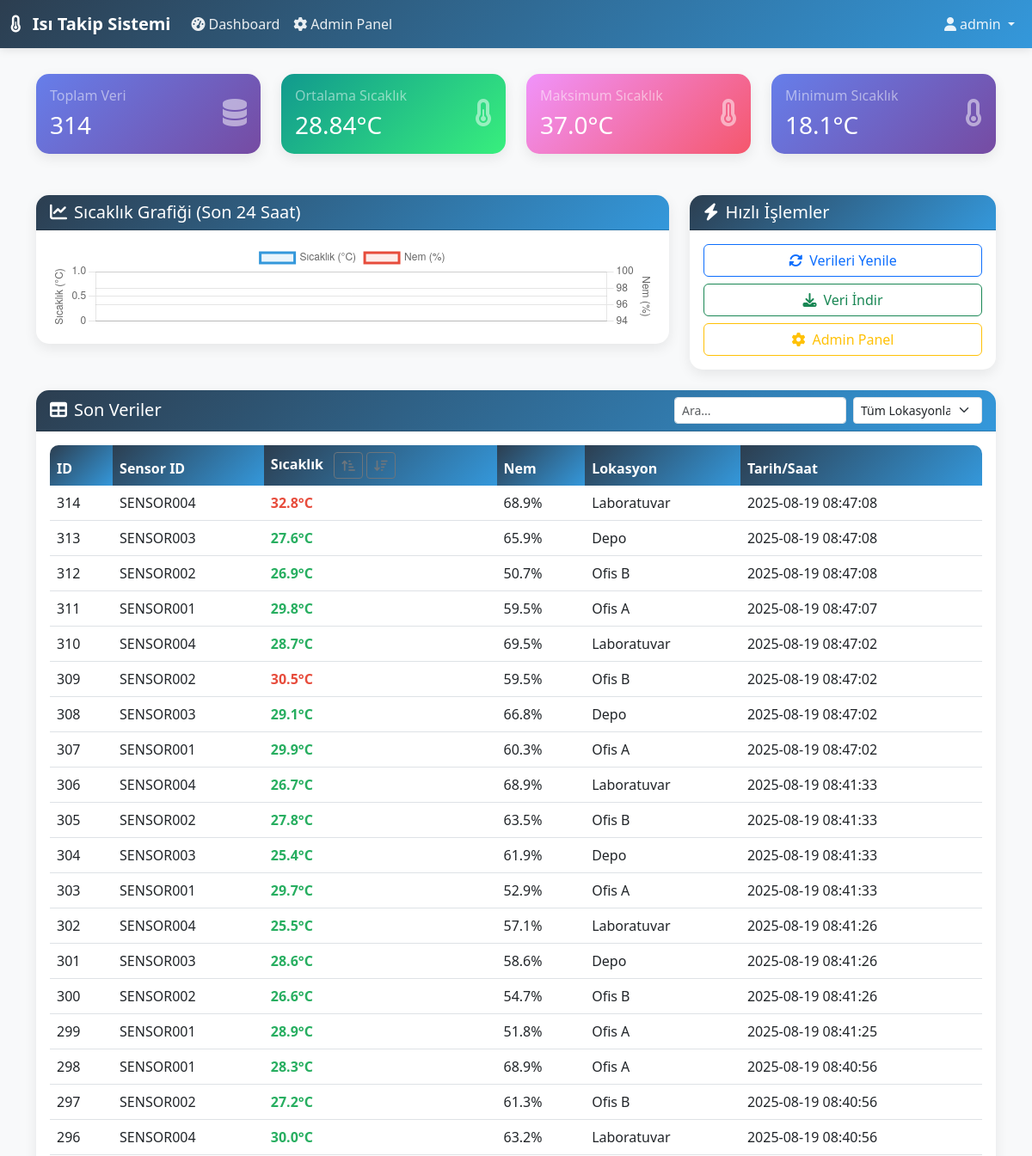
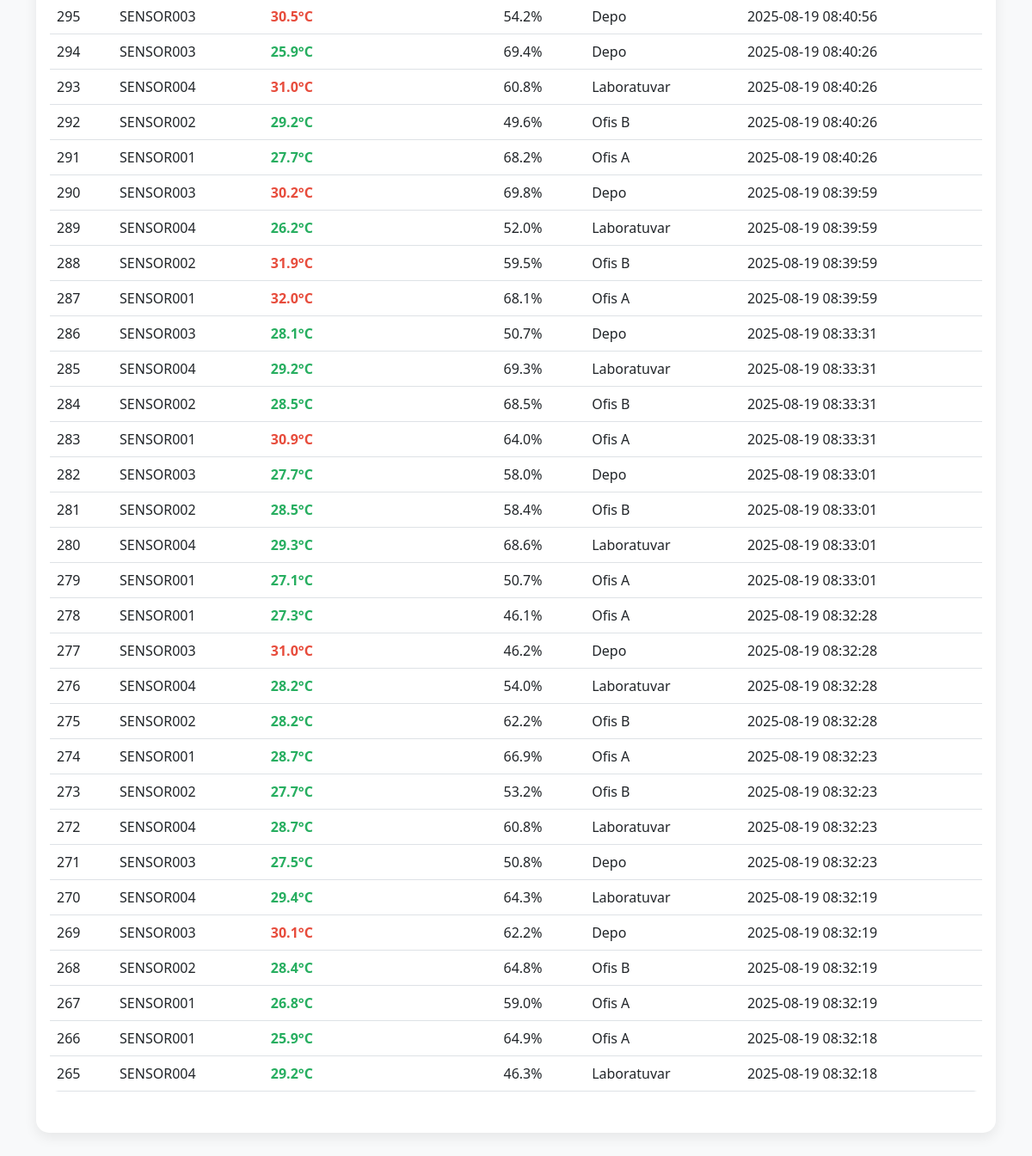
Page /dashboard (signed in) on the earlier database version (2 pictures, top to bottom).
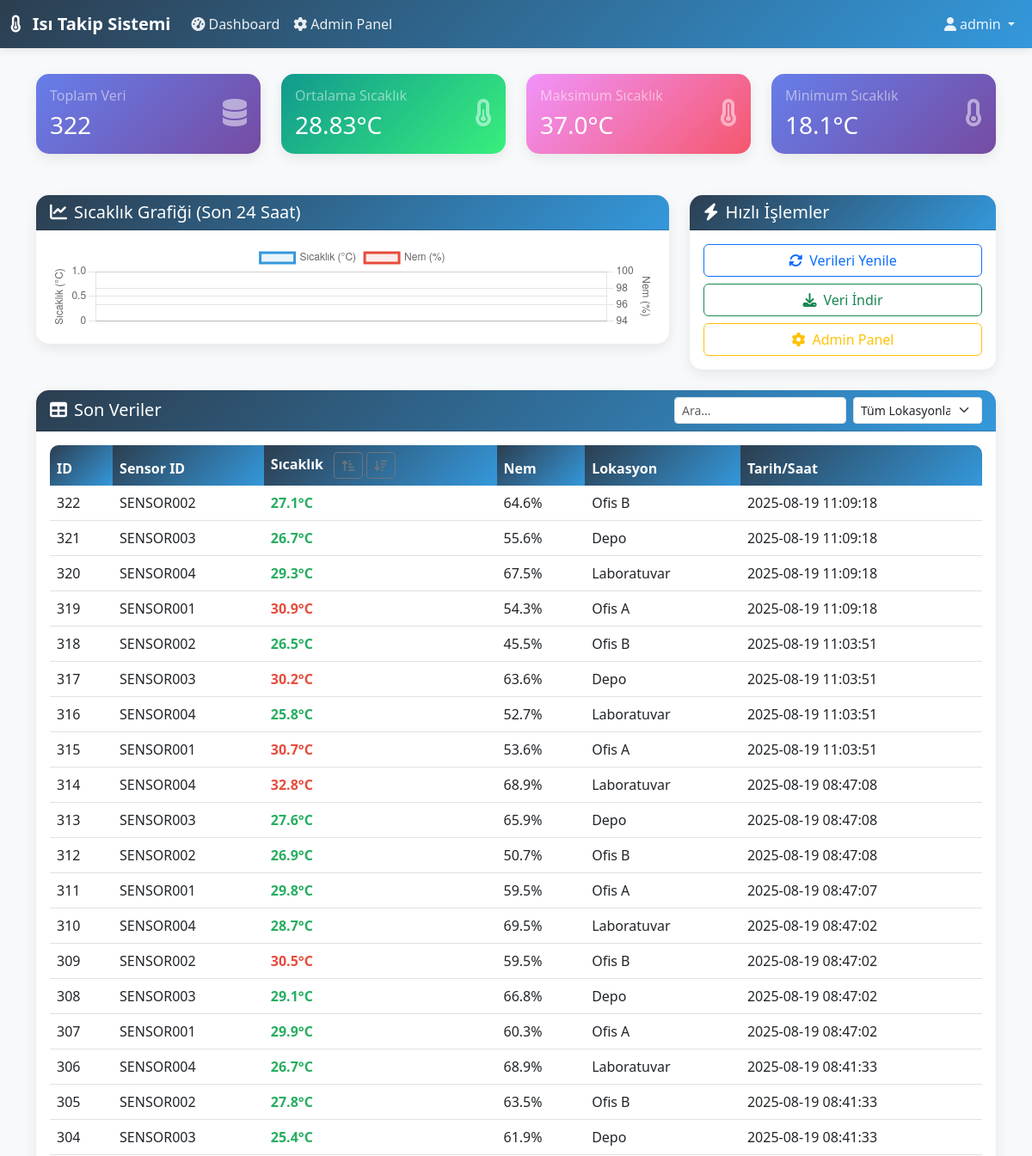
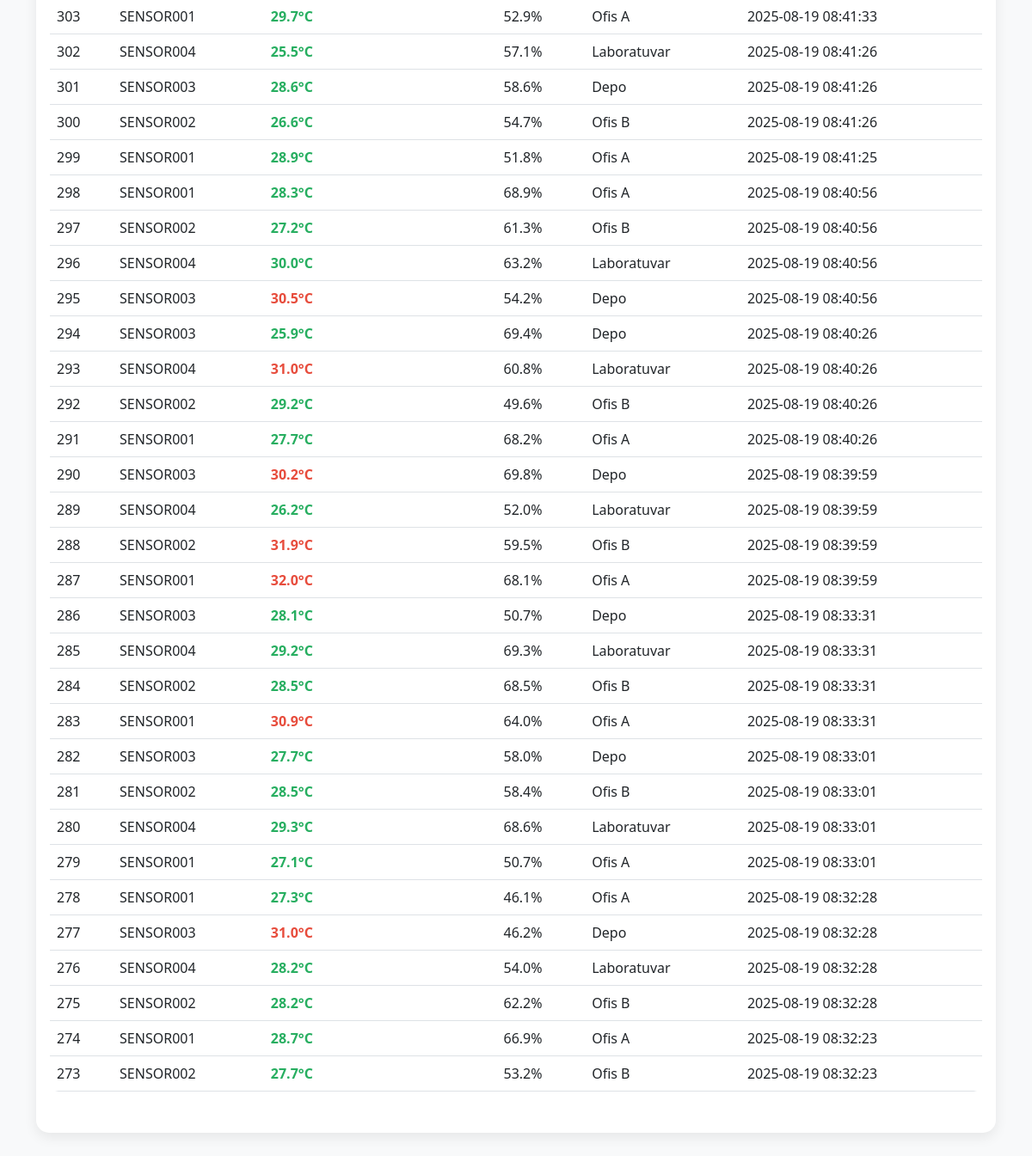
Same page on the later database version (2 pictures, top to bottom).
### ısı.py (models this page shows)
class IsiVerisi(db.Model):
    id = db.Column(db.Integer, primary_key=True)
    sensor_id = db.Column(db.String(50), nullable=False)
    sicaklik = db.Column(db.Float, nullable=False)
    nem = db.Column(db.Float, nullable=False)
    timestamp = db.Column(db.DateTime, default=datetime.utcnow)
    lokasyon = db.Column(db.String(100), nullable=False)

### ısı.py (the view)
@app.route('/dashboard')
@login_required
def dashboard():
    from datetime import timedelta
    yesterday = datetime.utcnow() - timedelta(days=1)
    veriler = (
        IsiVerisi.query
        .filter(IsiVerisi.timestamp >= yesterday)
        .order_by(IsiVerisi.id.desc())
        .limit(50)
        .all()
    )
    toplam_veri = IsiVerisi.query.count()
    ortalama_sicaklik = db.session.query(db.func.avg(IsiVerisi.sicaklik)).scalar() or 0
    max_sicaklik = db.session.query(db.func.max(IsiVerisi.sicaklik)).scalar() or 0
    min_sicaklik = db.session.query(db.func.min(IsiVerisi.sicaklik)).scalar() or 0
    return render_template('dashboard.html',
                         veriler=veriler,
                         toplam_veri=toplam_veri,
                         ortalama_sicaklik=round(ortalama_sicaklik, 2),
                         max_sicaklik=round(max_sicaklik, 2),
                         min_sicaklik=round(min_sicaklik, 2))

### ısı.py (called while the page is built)
@login_manager.user_loader
def load_user(user_id):
    return User.query.get(int(user_id))

### templates/dashboard.html (shortened to what the changed rows need)
{% extends "base.html" %}
{% block content %}
<div class="container-fluid">
    <div class="row mb-4">
        <div class="col-xl-3 col-md-6 mb-4">
            <div class="card stats-card">
                <div class="card-body">
                    <div class="d-flex justify-content-between">
                        <div>
                            <h6 class="card-title text-white-50">Toplam Veri</h6>
                            <h3 class="mb-0 text-white">{{ toplam_veri }}</h3>
                        </div>
                    </div>
                </div>
            </div>
        </div>
        <div class="col-xl-3 col-md-6 mb-4">
            <div class="card stats-card success">
                <div class="card-body">
                    <div class="d-flex justify-content-between">
                        <div>
                            <h6 class="card-title text-white-50">Ortalama Sıcaklık</h6>
                            <h3 class="mb-0 text-white">{{ ortalama_sicaklik }}°C</h3>
                        </div>
                    </div>
                </div>
            </div>
        </div>
    </div>
    <div class="row">
        <div class="col-12">
            <div class="card">
                <div class="card-body">
                    <div class="table-responsive">
                        <table class="table table-hover" id="dataTable">
                            <thead>
                                <tr>
                                    <th>ID</th>
                                    <th>Sensor ID</th>
                                    <th>
                                        Sıcaklık
                                        <button class="btn btn-sm btn-outline-secondary ms-2" id="sortAsc" title="Küçükten büyüğe sırala">
                                            <i class="fas fa-sort-amount-up-alt"></i>
                                        </button>
                                        <button class="btn btn-sm btn-outline-secondary" id="sortDesc" title="Büyükten küçüğe sırala">
                                            <i class="fas fa-sort-amount-down"></i>
                                        </button>
                                    </th>
                                    <th>Nem</th>
                                    <th>Lokasyon</th>
                                    <th>Tarih/Saat</th>
                                </tr>
                            </thead>
                            <tbody id="tableBody">
                                {% for veri in veriler %}
                                <tr>
                                    <td>{{ veri.id }}</td>
                                    <td>{{ veri.sensor_id }}</td>
                                    <td>
                                        <span class="{% if veri.sicaklik > 30 %}temperature-high{% elif veri.sicaklik < 15 %}temperature-low{% else %}temperature-normal{% endif %}">
                                            {{ "%.1f"|format(veri.sicaklik) }}°C
                                        </span>
                                    </td>
                                    <td>{{ "%.1f"|format(veri.nem) }}%</td>
                                    <td>{{ veri.lokasyon }}</td>
                                    <td>{{ veri.timestamp.strftime('%Y-%m-%d %H:%M:%S') }}</td>
                                </tr>
                                {% endfor %}
                            </tbody>
                        </table>
                    </div>
                </div>
            </div>
        </div>
    </div>
</div>
{% endblock %}

Differences in the rows shown:
no longer on this page (row unchanged): IsiVerisi: id "272", sensor_id "SENSOR004", sicaklik "28.7", nem "60.8", lokasyon "Laboratuvar", timestamp "2025-08-19 08:32:23"
no longer on this page (row unchanged): IsiVerisi: id "271", sensor_id "SENSOR003", sicaklik "27.5", nem "50.8", lokasyon "Depo", timestamp "2025-08-19 08:32:23"
no longer on this page (row unchanged): IsiVerisi: id "270", sensor_id "SENSOR004", sicaklik "29.4", nem "64.3", lokasyon "Laboratuvar", timestamp "2025-08-19 08:32:19"
no longer on this page (row unchanged): IsiVerisi: id "269", sensor_id "SENSOR003", sicaklik "30.1", nem "62.2", lokasyon "Depo", timestamp "2025-08-19 08:32:19"
no longer on this page (row unchanged): IsiVerisi: id "268", sensor_id "SENSOR002", sicaklik "28.4", nem "64.8", lokasyon "Ofis B", timestamp "2025-08-19 08:32:19"
no longer on this page (row unchanged): IsiVerisi: id "267", sensor_id "SENSOR001", sicaklik "26.8", nem "59.0", lokasyon "Ofis A", timestamp "2025-08-19 08:32:19"
no longer on this page (row unchanged): IsiVerisi: id "266", sensor_id "SENSOR001", sicaklik "25.9", nem "64.9", lokasyon "Ofis A", timestamp "2025-08-19 08:32:18"
no longer on this page (row unchanged): IsiVerisi: id "265", sensor_id "SENSOR004", sicaklik "29.2", nem "46.3", lokasyon "Laboratuvar", timestamp "2025-08-19 08:32:18"
added IsiVerisi: id "322", sensor_id "SENSOR002", sicaklik "27.1", nem "64.6", lokasyon "Ofis B", timestamp "2025-08-19 11:09:18"
added IsiVerisi: id "321", sensor_id "SENSOR003", sicaklik "26.7", nem "55.6", lokasyon "Depo", timestamp "2025-08-19 11:09:18"
added IsiVerisi: id "320", sensor_id "SENSOR004", sicaklik "29.3", nem "67.5", lokasyon "Laboratuvar", timestamp "2025-08-19 11:09:18"
added IsiVerisi: id "319", sensor_id "SENSOR001", sicaklik "30.9", nem "54.3", lokasyon "Ofis A", timestamp "2025-08-19 11:09:18"
added IsiVerisi: id "318", sensor_id "SENSOR002", sicaklik "26.5", nem "45.5", lokasyon "Ofis B", timestamp "2025-08-19 11:03:51"
added IsiVerisi: id "317", sensor_id "SENSOR003", sicaklik "30.2", nem "63.6", lokasyon "Depo", timestamp "2025-08-19 11:03:51"
added IsiVerisi: id "316", sensor_id "SENSOR004", sicaklik "25.8", nem "52.7", lokasyon "Laboratuvar", timestamp "2025-08-19 11:03:51"
added IsiVerisi: id "315", sensor_id "SENSOR001", sicaklik "30.7", nem "53.6", lokasyon "Ofis A", timestamp "2025-08-19 11:03:51"
Other differences:
{{ toplam_veri }}: "314" → "322"
{{ ortalama_sicaklik }}: "28.84" → "28.83"
